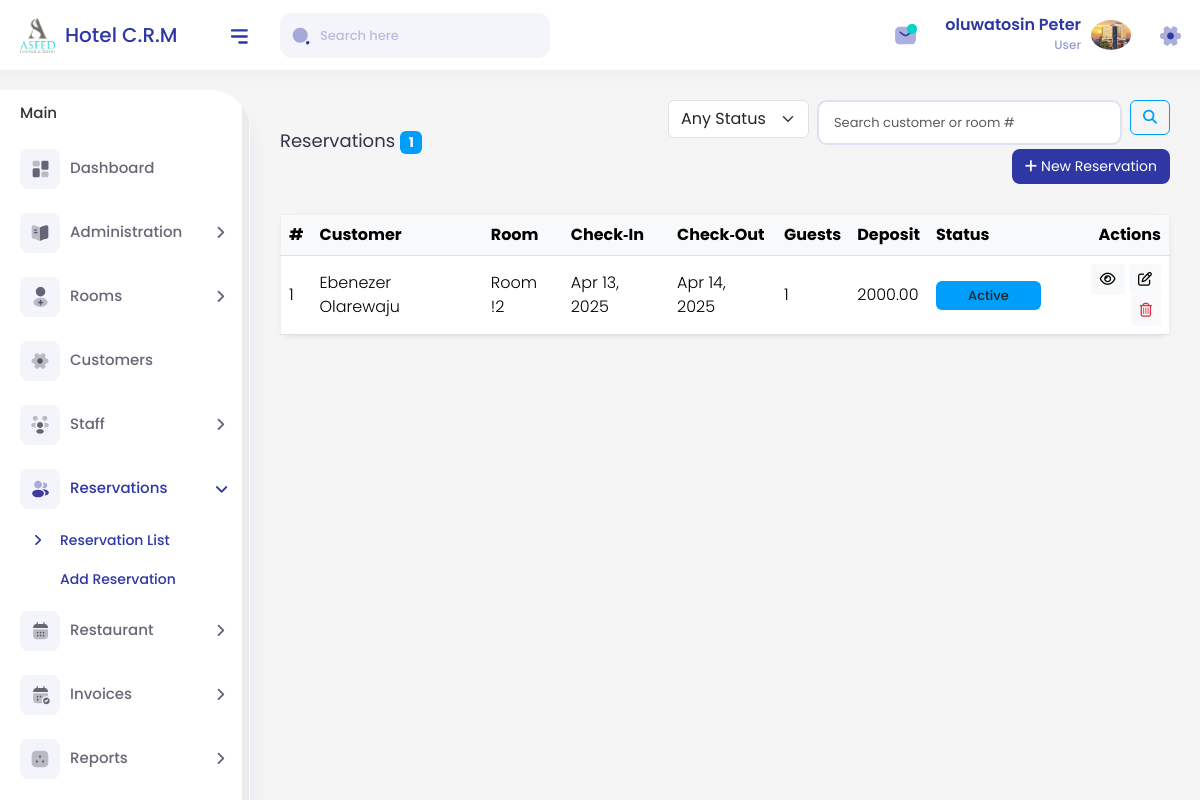
Page /reservations/ (signed in) on the committed database.
### accounts/models.py (models this page shows, shortened)
class User(AbstractUser):
    phone  = models.CharField(max_length=20, blank=True)
    avatar = models.ImageField(upload_to="avatars/", blank=True, null=True)

### reservations/models.py (models this page shows, shortened)
class Reservation(models.Model):
    PENDING   = "pending"
    ACTIVE    = "active"
    COMPLETED = "completed"
    CANCELLED = "cancelled"
    STATUS_CHOICES = [
        (PENDING,   "Pending"),
        (ACTIVE,    "Active"),
        (COMPLETED, "Completed"),
        (CANCELLED, "Cancelled"),
    ]
    customer         = models.ForeignKey(Customer, on_delete=models.PROTECT)
    room             = models.ForeignKey(Room,     on_delete=models.PROTECT)
    check_in         = models.DateField()
    check_out        = models.DateField()
    actual_check_in  = models.DateTimeField(blank=True, null=True)
    actual_check_out = models.DateTimeField(blank=True, null=True)
    number_of_guests = models.PositiveIntegerField(default=1)
    deposit_amount   = models.DecimalField(max_digits=10, decimal_places=2, default=0)
    status           = models.CharField(max_length=12, choices=STATUS_CHOICES, default=PENDING)
    notes            = models.TextField(blank=True)
    created_by       = models.ForeignKey(
        settings.AUTH_USER_MODEL,
        on_delete=models.SET_NULL,
        related_name="reservations_created",
        null=True, blank=True,
    )
    updated_by       = models.ForeignKey(
        settings.AUTH_USER_MODEL,
        on_delete=models.SET_NULL,
        related_name="reservations_updated",
        null=True, blank=True,
    )
    created_at       = models.DateTimeField(auto_now_add=True)
    updated_at       = models.DateTimeField(auto_now=True)
    class Meta:
        ordering = ["-check_in"]
        indexes  = [
            models.Index(fields=["room", "check_in"]),
            models.Index(fields=["status"]),
        ]
        constraints = [
            models.UniqueConstraint(
                fields=["room", "check_in", "check_out"],
                name="uniq_room_exact_dates",
                violation_error_message="Duplicate exact‑date reservation.",
            ),
        ]

### customers/models.py (models this page shows, shortened)
class Customer(models.Model):
    GENDER_CHOICES = [
        ("male",   "Male"),
        ("female", "Female"),
        ("other",  "Other"),
    ]
    ID_TYPES = [
        ("passport",      "Passport"),
        ("national_id",   "National ID"),
        ("driver_license","Driver’s Licence"),
        ("voter_id",      "Voter ID"),
        ("other",         "Other"),
    ]
    first_name       = models.CharField(max_length=100)
    last_name        = models.CharField(max_length=100)
    gender           = models.CharField(max_length=10, choices=GENDER_CHOICES, blank=True)
    date_of_birth    = models.DateField(blank=True, null=True)
    email            = models.EmailField(blank=True, null=True)
    phone            = models.CharField(max_length=20, blank=True, null=True)
    address          = models.TextField(blank=True, null=True)
    id_card_type     = models.CharField(max_length=20, choices=ID_TYPES, blank=True)
    id_card_number   = models.CharField(max_length=50, blank=True)
    notes            = models.TextField(blank=True)
    created_at       = models.DateTimeField(auto_now_add=True)
    updated_at       = models.DateTimeField(auto_now=True)
    class Meta:
        ordering = ["last_name", "first_name"]
    @property
    def full_name(self):
        return f"{self.first_name} {self.last_name}"

### rooms/models.py (models this page shows, shortened)
class Room(models.Model):
    room_number = models.CharField(max_length=10, unique=True)
    category = models.ForeignKey(RoomCategory, on_delete=models.CASCADE)
    is_available = models.BooleanField(default=True)  # if not in a reservation
    floor = models.IntegerField(default=1)

### reservations/views.py (the view)
# urls.py: path('', ReservationListView.as_view(), name='reservation-list'),
class ReservationListView(ListView):
    model               = Reservation
    template_name       = "reservations/reservation_list.html"
    context_object_name = "reservations"
    paginate_by         = 25
    def get_queryset(self):
        qs = (Reservation.objects
              .select_related("customer", "room", "room__category")
              .order_by("-check_in"))
        q = self.request.GET.get("q")
        status = self.request.GET.get("status")
        if q:
            qs = qs.filter(
                Q(customer__first_name__icontains=q) |
                Q(customer__last_name__icontains=q)  |
                Q(room__room_number__icontains=q)
            )
        if status:
            qs = qs.filter(status=status)
        return qs
    def get_context_data(self, **kwargs):
        ctx = super().get_context_data(**kwargs)
        ctx["reservation_status_choices"] = Reservation.STATUS_CHOICES
        return ctx

### accounts/templatetags/extras.py (called while the page is built)
@register.filter
def startswith(text, prefix):
    return str(text).startswith(prefix)

### templates/reservations/reservation_list.html (shortened to what this page needs)
{% extends "base.html" %}
{% load static query_transform %}
{% block content %}
<div class="page-wrapper">
  <div class="content">
    <div class="page-header row align-items-center">
      <div class="col-md-4">
        <h3 class="page-title mb-0">
          Reservations
          <span class="badge bg-primary">{{ page_obj.paginator.count }}</span>
        </h3>
      </div>
      <div class="col-md-8 text-md-end mt-3 mt-md-0">
        <form class="row gx-2 gy-1 justify-content-md-end" method="get">
          <div class="col-auto">
            <select name="status" class="form-select">
              <option value="">Any Status</option>
            </select>
          </div>
          <div class="col-auto">
            <input type="text" name="q" value="{{ request.GET.q }}" class="form-control"
                   placeholder="Search customer or room #">
          </div>
          <div class="col-auto">
            <button class="btn btn-outline-primary" type="submit">
              <i class="fas fa-search"></i>
            </button>
          </div>
          <div class="col-auto">
            <a href="{% url 'reservations:reservation-create' %}" class="btn btn-primary">
              <i class="fas fa-plus me-1"></i>New Reservation
            </a>
          </div>
        </form>
      </div>
    </div>
    <div class="card shadow-sm">
      <div class="card-body table-responsive p-0">
        <table class="table table-hover align-middle mb-0">
          <thead class="table-light text-nowrap">
            <tr>
              <th>#</th>
              <th>Customer</th>
              <th>Room</th>
              <th>Check‑In</th>
              <th>Check‑Out</th>
              <th>Guests</th>
              <th>Deposit</th>
              <th>Status</th>
              <th class="text-end">Actions</th>
            </tr>
          </thead>
          <tbody>
            {% for r in page_obj %}
              <tr>
                <td>{{ r.pk }}</td>
                <td>{{ r.customer.full_name }}</td>
                <td>{{ r.room.room_number }}</td>
                <td>{{ r.check_in|date:"M j, Y" }}</td>
                <td>{{ r.check_out|date:"M j, Y" }}</td>
                <td>{{ r.number_of_guests }}</td>
                <td>{{ r.deposit_amount }}</td>
                <td>
                  {% if r.status == 'pending' %}
                    <span class="badge bg-warning text-dark">Pending</span>
                  {% elif r.status == 'active' %}
                    <span class="badge bg-info text-dark">Active</span>
                  {% elif r.status == 'completed' %}
                    <span class="badge bg-success">Completed</span>
                  {% else %}
                    <span class="badge bg-secondary">Cancelled</span>
                  {% endif %}
                </td>
                <td class="text-end">
                  <a href="{% url 'reservations:reservation-detail' r.pk %}" class="btn btn-sm btn-light" title="View">
                    <i class="far fa-eye"></i>
                  </a>
                  <a href="{% url 'reservations:reservation-update' r.pk %}" class="btn btn-sm btn-light" title="Edit">
                    <i class="far fa-edit"></i>
                  </a>
                  <a href="{% url 'reservations:reservation-delete' r.pk %}" class="btn btn-sm btn-light text-danger" title="Delete">
                    <i class="far fa-trash-alt"></i>
                  </a>
                </td>
              </tr>
            {% empty %}
              <tr>
                <td colspan="9" class="text-center py-4">No reservations found.</td>
              </tr>
            {% endfor %}
          </tbody>
        </table>
      </div>
    </div>
  </div>
</div>
{% endblock %}

### templates/header.html (shortened to what this page needs)
{% load static %}
<div class="header">
  <div class="header-left">
    <a href="{% url 'accounts:dashboard'%}" class="logo">
      <img src="{% static 'assets/img/logo.png' %}" width="35" height="35" alt />
      <span> Hotel C.R.M</span>
    </a>
  </div>
  <a id="toggle_btn" href="javascript:void(0);">
    <img src="{% static 'assets/img/icons/bar-icon.svg' %}" alt />
  </a>
  <div class="top-nav-search mob-view">
    <form>
      <input type="text" class="form-control" placeholder="Search here" />
      <a class="btn">
        <img src="{% static 'assets/img/icons/search-normal.svg' %}" alt />
      </a>
    </form>
  </div>
  <ul class="nav user-menu float-end">
    <li class="nav-item dropdown d-none d-md-block">
      <a href="#" class="dropdown-toggle nav-link" data-bs-toggle="dropdown">
        <img src="{% static 'assets/img/icons/note-icon-02.svg' %}" alt />
        <span class="pulse"></span>
      </a>
    </li>
    <li class="nav-item dropdown has-arrow user-profile-list">
      <a href="#" class="dropdown-toggle nav-link user-link" data-bs-toggle="dropdown">
        <div class="user-names">
          <h5>{{ user.get_full_name }}</h5>
          {% if user.staff %}
            <span>{{ user.staff.role }}</span>
          {% else %}
            <span>User</span>
          {% endif %}
        </div>
        <span class="user-img">
          {% if user.avatar %}
            <img src="{{ user.avatar.url }}" alt="{{ user.get_full_name }}" class="rounded-circle" width="30" height="30" />
          {% else %}
            <i class="fa fa-user" style="font-size: 24px;"></i>
          {% endif %}
        </span>
      </a>
    </li>
    <li class="nav-item">
      <a href="settings.html" class="hasnotifications nav-link">
        <img src="{% static 'assets/img/icons/setting-icon-01.svg' %}" alt />
      </a>
    </li>
  </ul>
</div>

### rows in the picture
User: get_full_name "oluwatosin Peter", avatar (picture)
Reservation: pk "1", customer.full_name "Ebenezer Olarewaju", room.room_number "Room !2", check_in "Apr 13, 2025", check_out "Apr 14, 2025", number_of_guests "1", deposit_amount "2000.00", status "Active"

### other values in the picture
{{ page_obj.paginator.count }} "1"
